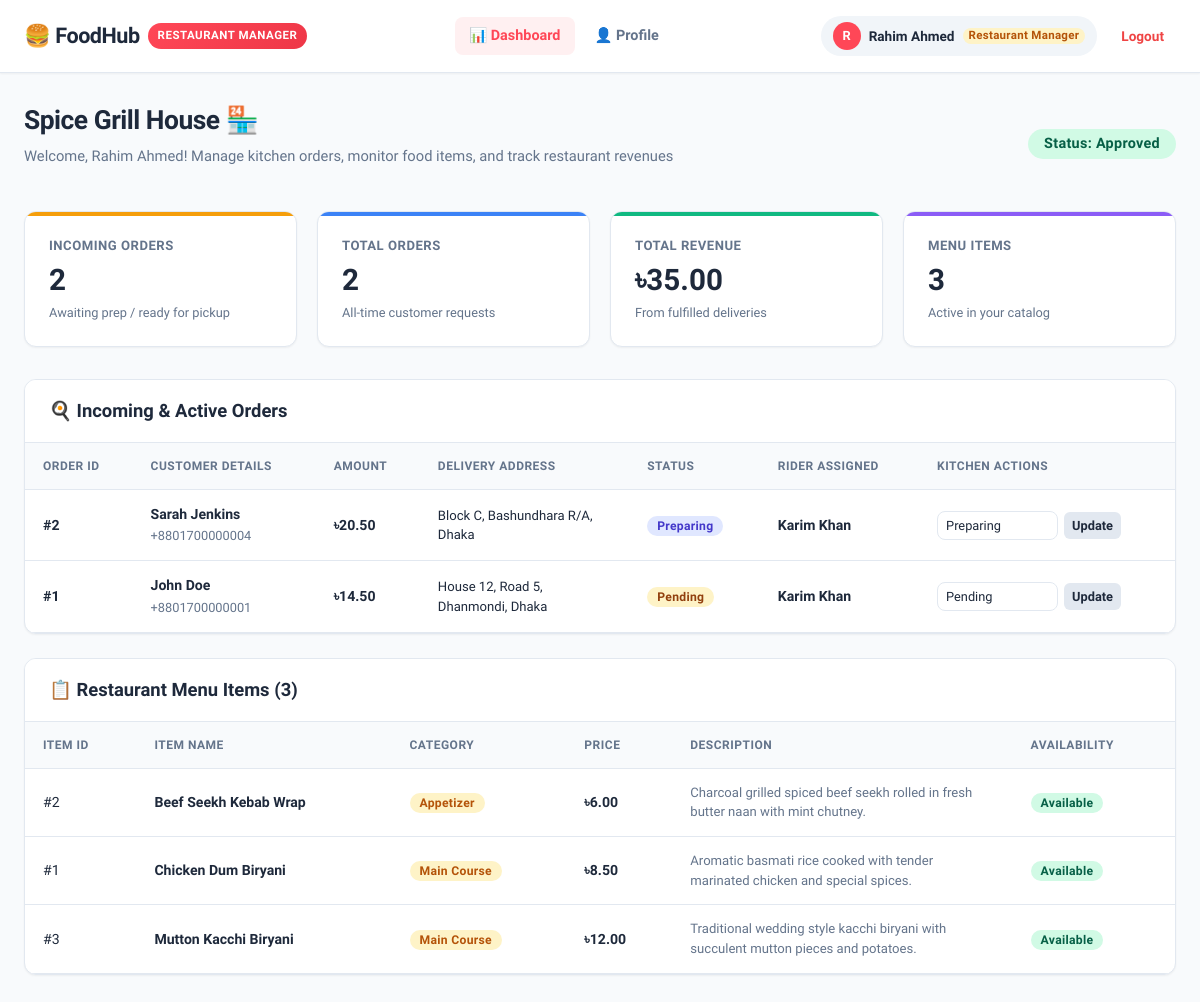
Before: /dashboard.php (signed in) with the older database file.
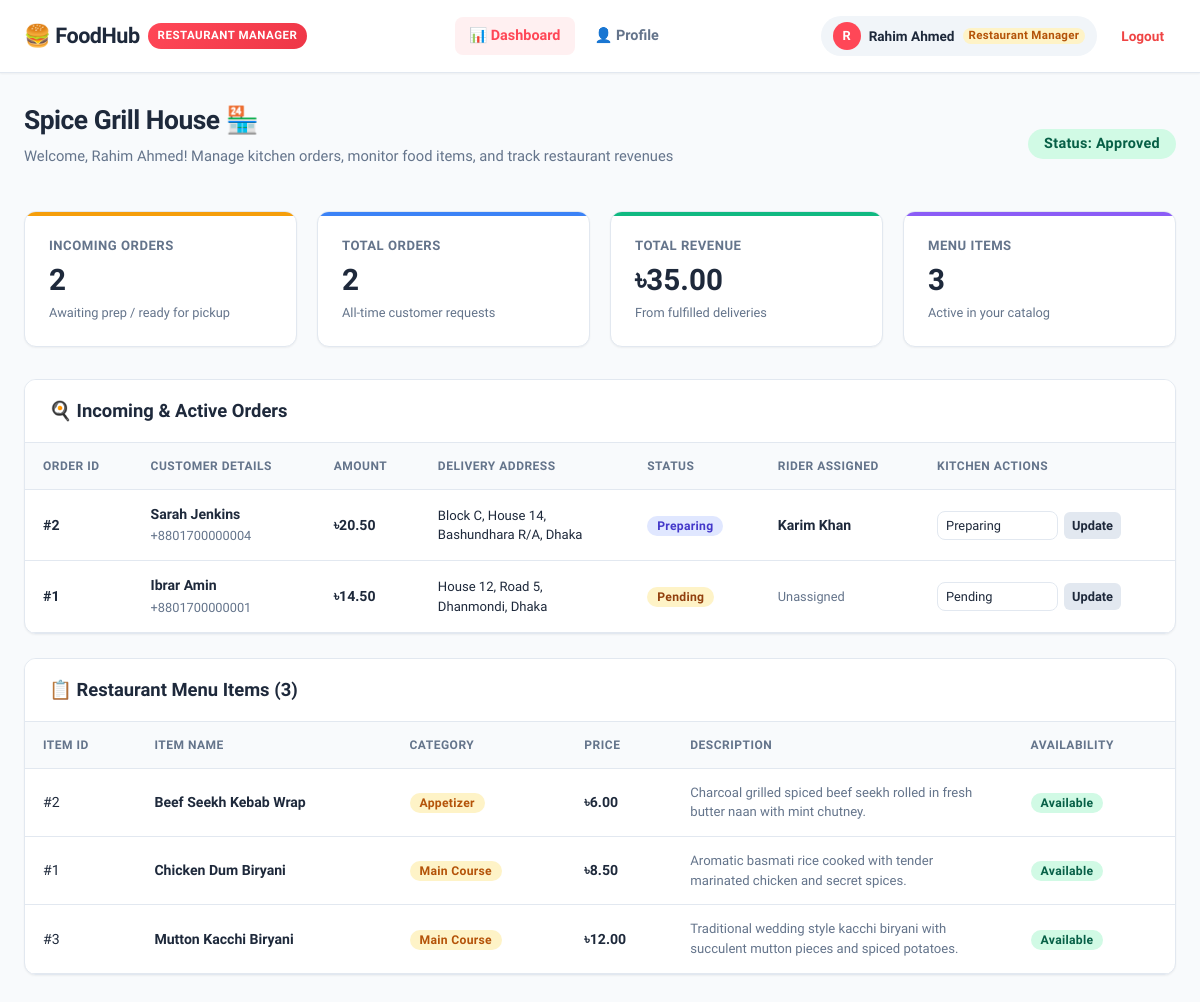
After: the same page with the newer database file.
### tables this page shows
CREATE TABLE restaurants (
    restaurant_id INT AUTO_INCREMENT PRIMARY KEY,
    user_id INT NOT NULL,
    name VARCHAR(150) NOT NULL,
    description TEXT,
    address VARCHAR(255) NOT NULL,
    phone VARCHAR(20),
    status ENUM('Pending', 'Approved', 'Rejected', 'Suspended') DEFAULT 'Pending',
    created_at TIMESTAMP DEFAULT CURRENT_TIMESTAMP,
    updated_at TIMESTAMP DEFAULT CURRENT_TIMESTAMP ON UPDATE CURRENT_TIMESTAMP,
    FOREIGN KEY (user_id) REFERENCES users(user_id) ON DELETE CASCADE
);

CREATE TABLE deliveries (
    delivery_id INT AUTO_INCREMENT PRIMARY KEY,
    order_id INT NOT NULL UNIQUE,
    rider_id INT NULL,
    delivery_status ENUM('Pending Assignment', 'Assigned', 'Picked Up', 'Delivered', 'Cancelled') DEFAULT 'Pending Assignment',
    assigned_at TIMESTAMP NULL,
    delivered_at TIMESTAMP NULL,
    created_at TIMESTAMP DEFAULT CURRENT_TIMESTAMP,
    updated_at TIMESTAMP DEFAULT CURRENT_TIMESTAMP ON UPDATE CURRENT_TIMESTAMP,
    FOREIGN KEY (order_id) REFERENCES orders(order_id) ON DELETE CASCADE,
    FOREIGN KEY (rider_id) REFERENCES users(user_id) ON DELETE SET NULL
);

CREATE TABLE orders (
    order_id INT AUTO_INCREMENT PRIMARY KEY,
    customer_id INT NOT NULL,
    restaurant_id INT NOT NULL,
    total_amount DECIMAL(10, 2) NOT NULL,
    order_status ENUM('Pending', 'Preparing', 'Ready for Delivery', 'Out for Delivery', 'Delivered', 'Cancelled') DEFAULT 'Pending',
    delivery_address TEXT NOT NULL,
    payment_method VARCHAR(50) DEFAULT 'Cash on Delivery',
    payment_status ENUM('Unpaid', 'Paid') DEFAULT 'Unpaid',
    created_at TIMESTAMP DEFAULT CURRENT_TIMESTAMP,
    updated_at TIMESTAMP DEFAULT CURRENT_TIMESTAMP ON UPDATE CURRENT_TIMESTAMP,
    FOREIGN KEY (customer_id) REFERENCES users(user_id) ON DELETE CASCADE,
    FOREIGN KEY (restaurant_id) REFERENCES restaurants(restaurant_id) ON DELETE CASCADE
);

CREATE TABLE users (
    user_id INT AUTO_INCREMENT PRIMARY KEY,
    name VARCHAR(100) NOT NULL,
    username VARCHAR(50) NOT NULL UNIQUE,
    email VARCHAR(100) NOT NULL UNIQUE,
    phone VARCHAR(20) NULL,
    role ENUM('Administrator', 'Customer', 'Restaurant Manager', 'Rider') NOT NULL DEFAULT 'Customer',
    password VARCHAR(255) NOT NULL,
    address TEXT NULL,
    status ENUM('Active', 'Inactive', 'Suspended') NOT NULL DEFAULT 'Active',
    created_at TIMESTAMP DEFAULT CURRENT_TIMESTAMP,
    updated_at TIMESTAMP DEFAULT CURRENT_TIMESTAMP ON UPDATE CURRENT_TIMESTAMP
);

CREATE TABLE food_items (
    item_id INT AUTO_INCREMENT PRIMARY KEY,
    restaurant_id INT NOT NULL,
    name VARCHAR(150) NOT NULL,
    description TEXT,
    price DECIMAL(10, 2) NOT NULL,
    category VARCHAR(50) DEFAULT 'Main Course',
    status ENUM('Available', 'Unavailable') DEFAULT 'Available',
    created_at TIMESTAMP DEFAULT CURRENT_TIMESTAMP,
    updated_at TIMESTAMP DEFAULT CURRENT_TIMESTAMP ON UPDATE CURRENT_TIMESTAMP,
    FOREIGN KEY (restaurant_id) REFERENCES restaurants(restaurant_id) ON DELETE CASCADE
);

### controllers/dashboard_controller.php (called while the page is built, shortened)
<?php
require_once __DIR__ . '/../config/db.php';
require_once __DIR__ . '/../models/restaurant_model.php';
require_once __DIR__ . '/../models/order_model.php';
$user_id = intval($_SESSION['user_id']);
$user_role = normalize_role($_SESSION['role'] ?? 'Customer');
$user_name = $_SESSION['name'] ?? $_SESSION['username'] ?? 'User';
if ($user_role === 'Customer') {
    $customer_stats = get_customer_order_stats($conn, $user_id);
    $my_orders = get_orders_by_customer_id($conn, $user_id);
    $partner_restaurants = get_approved_restaurants($conn, 6);
}
elseif ($user_role === 'Restaurant Manager') {
    $my_restaurant = get_restaurant_by_manager_id($conn, $user_id);
    if ($my_restaurant) {
        $restaurant_id = intval($my_restaurant['restaurant_id']);
        $restaurant_orders = get_orders_by_restaurant_id($conn, $restaurant_id);
        $menu_items = get_food_items_by_restaurant($conn, $restaurant_id);
    } else {
        $manager_stats = ['total_orders' => 0, 'incoming_orders' => 0, 'completed_orders' => 0, 'total_revenue' => 0.0, 'total_items' => 0];
        $restaurant_orders = [];
        $menu_items = [];
    }
}
elseif ($user_role === 'Administrator') {
    require_once __DIR__ . '/admin/dashboard_controller.php';
}

### models/restaurant_model.php (called while the page is built, shortened)
<?php
function get_restaurant_by_manager_id($conn, $user_id) {
    $user_id = intval($user_id);
    $stmt = mysqli_prepare($conn, "SELECT * FROM restaurants WHERE user_id = ? LIMIT 1");
    mysqli_stmt_bind_param($stmt, "i", $user_id);
    mysqli_stmt_execute($stmt);
    $result = mysqli_stmt_get_result($stmt);
    $restaurant = ($result && mysqli_num_rows($result) > 0) ? mysqli_fetch_assoc($result) : null;
    return $restaurant;
}
function get_food_items_by_restaurant($conn, $restaurant_id) {
    $restaurant_id = intval($restaurant_id);
    $stmt = mysqli_prepare($conn, "SELECT * FROM food_items WHERE restaurant_id = ? ORDER BY category ASC, name ASC");
    mysqli_stmt_bind_param($stmt, "i", $restaurant_id);
    mysqli_stmt_execute($stmt);
    $result = mysqli_stmt_get_result($stmt);
    $items = [];
    if ($result) {
        while ($row = mysqli_fetch_assoc($result)) {
            $items[] = $row;
        }
    }
    return $items;
}

### models/order_model.php (called while the page is built, shortened)
<?php
function get_orders_by_restaurant_id($conn, $restaurant_id) {
    $restaurant_id = intval($restaurant_id);
    $stmt = mysqli_prepare($conn, "
        SELECT
            o.order_id,
            o.total_amount,
            o.order_status,
            o.delivery_address,
            o.payment_method,
            o.payment_status,
            o.created_at,
            u.name AS customer_name,
            u.phone AS customer_phone,
            d.delivery_status,
            rider.name AS rider_name,
            rider.phone AS rider_phone
        FROM orders o
        JOIN users u ON o.customer_id = u.user_id
        LEFT JOIN deliveries d ON o.order_id = d.order_id
        LEFT JOIN users rider ON d.rider_id = rider.user_id
        WHERE o.restaurant_id = ?
        ORDER BY o.order_id DESC
    ");
    mysqli_stmt_bind_param($stmt, "i", $restaurant_id);
    mysqli_stmt_execute($stmt);
    $result = mysqli_stmt_get_result($stmt);
    $orders = [];
    if ($result) {
        while ($row = mysqli_fetch_assoc($result)) {
            $orders[] = $row;
        }
    }
    return $orders;
}
function get_manager_stats($conn, $restaurant_id) {
    $restaurant_id = intval($restaurant_id);
    $stmt = mysqli_prepare($conn, "
        SELECT
            COUNT(*) AS total_orders,
            SUM(CASE WHEN order_status IN ('Pending', 'Preparing', 'Ready for Delivery') THEN 1 ELSE 0 END) AS incoming_orders,
            SUM(CASE WHEN order_status = 'Delivered' THEN 1 ELSE 0 END) AS completed_orders,
            COALESCE(SUM(CASE WHEN order_status != 'Cancelled' THEN total_amount ELSE 0 END), 0) AS total_revenue
        FROM orders
        WHERE restaurant_id = ?
    ");
    $stats = ['total_orders' => 0, 'incoming_orders' => 0, 'completed_orders' => 0, 'total_revenue' => 0.0, 'total_items' => 0];
    if ($stmt) {
        mysqli_stmt_bind_param($stmt, "i", $restaurant_id);
        mysqli_stmt_execute($stmt);
        $res = mysqli_stmt_get_result($stmt);
        if ($res && $row = mysqli_fetch_assoc($res)) {
            $stats['total_orders']     = intval($row['total_orders'] ?? 0);
            $stats['incoming_orders']  = intval($row['incoming_orders'] ?? 0);
            $stats['completed_orders'] = intval($row['completed_orders'] ?? 0);
            $stats['total_revenue']    = floatval($row['total_revenue'] ?? 0.0);
        }
    }
    $stmt2 = mysqli_prepare($conn, "SELECT COUNT(*) AS total_items FROM food_items WHERE restaurant_id = ?");
    if ($stmt2) {
        mysqli_stmt_bind_param($stmt2, "i", $restaurant_id);
        mysqli_stmt_execute($stmt2);
        $res2 = mysqli_stmt_get_result($stmt2);
        if ($res2 && $row2 = mysqli_fetch_assoc($res2)) {
            $stats['total_items'] = intval($row2['total_items'] ?? 0);
        }
    }
    return $stats;
}

### views/manager/dashboard.php (the view, shortened to what the rows shown need)
<?php
require_once __DIR__ . '/../partials/header.php';
?>
<div class="main-wrapper">
    <div class="page-header">
        <div>
            <h1 class="page-title">
                <?php echo $my_restaurant ? htmlspecialchars($my_restaurant['name']) : 'Restaurant Management'; ?> 🏪
            </h1>
            <p class="page-subtitle">Welcome, <?php echo htmlspecialchars($user_name); ?>! Manage kitchen orders, monitor food items, and track restaurant revenues</p>
        </div>
        <div>
            <?php if ($my_restaurant): ?>
                <span class="badge badge-active" style="font-size: 0.9rem; padding: 8px 16px;">Status: <?php echo htmlspecialchars($my_restaurant['status']); ?></span>
            <?php endif; ?>
        </div>
    </div>
    <div class="card" style="margin-bottom: 24px;">
        <div class="card-header">
            <h2 class="card-title">🍳 Incoming & Active Orders</h2>
        </div>
        <div class="table-responsive">
            <table class="data-table">
                <thead>
                    <tr>
                        <th>Order ID</th>
                        <th>Customer Details</th>
                        <th>Amount</th>
                        <th>Delivery Address</th>
                        <th>Status</th>
                        <th>Rider Assigned</th>
                        <th>Kitchen Actions</th>
                    </tr>
                </thead>
                <tbody>
                    <?php if (!empty($restaurant_orders)): ?>
                        <?php foreach ($restaurant_orders as $ord): ?>
                        <tr>
                            <td><strong>#<?php echo $ord['order_id']; ?></strong></td>
                            <td>
                                <strong><?php echo htmlspecialchars($ord['customer_name']); ?></strong><br>
                                <span style="font-size: 0.8rem; color: var(--text-muted);"><?php echo htmlspecialchars($ord['customer_phone'] ?? ''); ?></span>
                            </td>
                            <td><strong>৳<?php echo number_format((float)$ord['total_amount'], 2); ?></strong></td>
                            <td style="max-width: 180px; font-size: 0.82rem;"><?php echo htmlspecialchars($ord['delivery_address']); ?></td>
                            <td>
                                <?php
                                $st = $ord['order_status'];
                                $badgeClass = 'badge-pending';
                                if ($st === 'Delivered') $badgeClass = 'badge-delivered';
                                elseif ($st === 'Cancelled') $badgeClass = 'badge-cancelled';
                                elseif ($st === 'Preparing' || $st === 'Out for Delivery' || $st === 'Ready for Delivery') $badgeClass = 'badge-rider';
                                ?>
                                <span class="badge <?php echo $badgeClass; ?>"><?php echo htmlspecialchars($st); ?></span>
                            </td>
                            <td>
                                <?php if (!empty($ord['rider_name'])): ?>
                                    <strong><?php echo htmlspecialchars($ord['rider_name']); ?></strong>
                                <?php else: ?>
                                    <span style="color: var(--text-muted); font-size: 0.8rem;">Unassigned</span>
                                <?php endif; ?>
                            </td>
                            <td>
                                <form action="<?php echo htmlspecialchars($_SERVER['PHP_SELF']); ?>" method="POST" style="display: flex; gap: 6px; align-items: center;">
                                    <select name="new_status" class="form-control form-control-sm" style="width: auto; padding: 4px 8px; font-size: 0.8rem;">
                                        <option value="Pending" <?php echo ($ord['order_status'] === 'Pending') ? 'selected' : ''; ?>>Pending</option>
                                        <option value="Preparing" <?php echo ($ord['order_status'] === 'Preparing') ? 'selected' : ''; ?>>Preparing</option>
                                    </select>
                                    <button type="submit" class="btn btn-secondary btn-sm" style="padding: 4px 8px; font-size: 0.8rem;">Update</button>
                                </form>
                            </td>
                        </tr>
                        <?php endforeach; ?>
                    <?php endif; ?>
                </tbody>
            </table>
        </div>
    </div>
    <div class="card">
        <div class="card-header">
            <h2 class="card-title">📋 Restaurant Menu Items (<?php echo count($menu_items); ?>)</h2>
        </div>
        <div class="table-responsive">
            <table class="data-table">
                <thead>
                    <tr>
                        <th>Item ID</th>
                        <th>Item Name</th>
                        <th>Category</th>
                        <th>Price</th>
                        <th>Description</th>
                        <th>Availability</th>
                    </tr>
                </thead>
                <tbody>
                    <?php if (!empty($menu_items)): ?>
                        <?php foreach ($menu_items as $item): ?>
                        <tr>
                            <td>#<?php echo $item['item_id']; ?></td>
                            <td><strong><?php echo htmlspecialchars($item['name']); ?></strong></td>
                            <td><span class="badge badge-manager"><?php echo htmlspecialchars($item['category']); ?></span></td>
                            <td><strong>৳<?php echo number_format((float)$item['price'], 2); ?></strong></td>
                            <td style="max-width: 250px; font-size: 0.82rem; color: var(--text-muted);"><?php echo htmlspecialchars($item['description'] ?? '—'); ?></td>
                            <td>
                                <span class="badge <?php echo ($item['status'] === 'Available') ? 'badge-active' : 'badge-inactive'; ?>">
                                    <?php echo htmlspecialchars($item['status']); ?>
                                </span>
                            </td>
                        </tr>
                        <?php endforeach; ?>
                    <?php endif; ?>
                </tbody>
            </table>
        </div>
    </div>
</div>
<?php require_once __DIR__ . '/../partials/footer.php'; ?>

Changed rows visible on the page:
changed deliveries "Sarah Jenkins": order.delivery_address "Block C, Bashundhara R/A, Dhaka" → "Block C, House 14, Bashundhara R/A, Dhaka"
changed deliveries "House 12, Road 5, Dhanmondi, Dhaka": users.name "John Doe" → "Ibrar Amin"; rider.name "Karim Khan" → (not shown); now shows "Unassigned"
changed food_items "Chicken Dum Biryani": description "Aromatic basmati rice cooked with tender marinated chicken and special spices." → "Aromatic basmati rice cooked with tender marinated chicken and secret spices."
changed food_items "Mutton Kacchi Biryani": description "Traditional wedding style kacchi biryani with succulent mutton pieces and potatoes." → "Traditional wedding style kacchi biryani with succulent mutton pieces and spiced potatoes."
